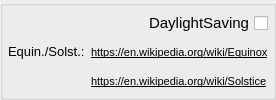
             <widget class="QGroupBox" name="groupBox_3">
              <property name="sizePolicy">
               <sizepolicy hsizetype="Preferred" vsizetype="Maximum">
                <horstretch>0</horstretch>
                <verstretch>0</verstretch>
               </sizepolicy>
              </property>
              <property name="title">
               <string/>
              </property>
              <layout class="QGridLayout" name="gridLayout_8">
               <property name="leftMargin">
                <number>5</number>
               </property>
               <property name="topMargin">
                <number>5</number>
               </property>
               <property name="rightMargin">
                <number>5</number>
               </property>
               <property name="bottomMargin">
                <number>5</number>
               </property>
               <item row="0" column="0">
                <layout class="QHBoxLayout" name="horizontalLayout_17">
                 <item>
                  <widget class="QLabel" name="label_4_Equinoxes_Solstices">
                   <property name="font">
                    <font>
                     <pointsize>10</pointsize>
                     <italic>false</italic>
                    </font>
                   </property>
                   <property name="toolTip">
                    <string>Consult the equinoxes and solstices 
in the next links</string>
                   </property>
                   <property name="text">
                    <string>Equin./Solst.:</string>
                   </property>
                  </widget>
                 </item>
                 <item>
                  <layout class="QVBoxLayout" name="verticalLayout_13">
                   <item>
                    <widget class="QCheckBox" name="checkBox_DaylightSaving">
                     <property name="sizePolicy">
                      <sizepolicy hsizetype="Maximum" vsizetype="Fixed">
                       <horstretch>0</horstretch>
                       <verstretch>0</verstretch>
                      </sizepolicy>
                     </property>
                     <property name="font">
                      <font>
                       <pointsize>11</pointsize>
                       <italic>false</italic>
                      </font>
                     </property>
                     <property name="toolTip">
                      <string>Enable it for daylight saving periods</string>
                     </property>
                     <property name="layoutDirection">
                      <enum>Qt::RightToLeft</enum>
                     </property>
                     <property name="text">
                      <string>DaylightSaving</string>
                     </property>
                    </widget>
                   </item>
                   <item>
                    <widget class="QLabel" name="label_4_Equinoxes_link">
                     <property name="sizePolicy">
                      <sizepolicy hsizetype="Maximum" vsizetype="Preferred">
                       <horstretch>0</horstretch>
                       <verstretch>0</verstretch>
                      </sizepolicy>
                     </property>
                     <property name="font">
                      <font>
                       <pointsize>8</pointsize>
                       <italic>false</italic>
                       <underline>true</underline>
                      </font>
                     </property>
                     <property name="text">
                      <string>https://en.wikipedia.org/wiki/Equinox</string>
                     </property>
                    </widget>
                   </item>
                   <item>
                    <widget class="QLabel" name="label_4_Solstices_link">
                     <property name="sizePolicy">
                      <sizepolicy hsizetype="Maximum" vsizetype="Preferred">
                       <horstretch>0</horstretch>
                       <verstretch>0</verstretch>
                      </sizepolicy>
                     </property>
                     <property name="font">
                      <font>
                       <pointsize>8</pointsize>
                       <italic>false</italic>
                       <underline>true</underline>
                      </font>
                     </property>
                     <property name="text">
                      <string>https://en.wikipedia.org/wiki/Solstice</string>
                     </property>
                    </widget>
                   </item>
                  </layout>
                 </item>
                </layout>
               </item>
              </layout>
             </widget>
